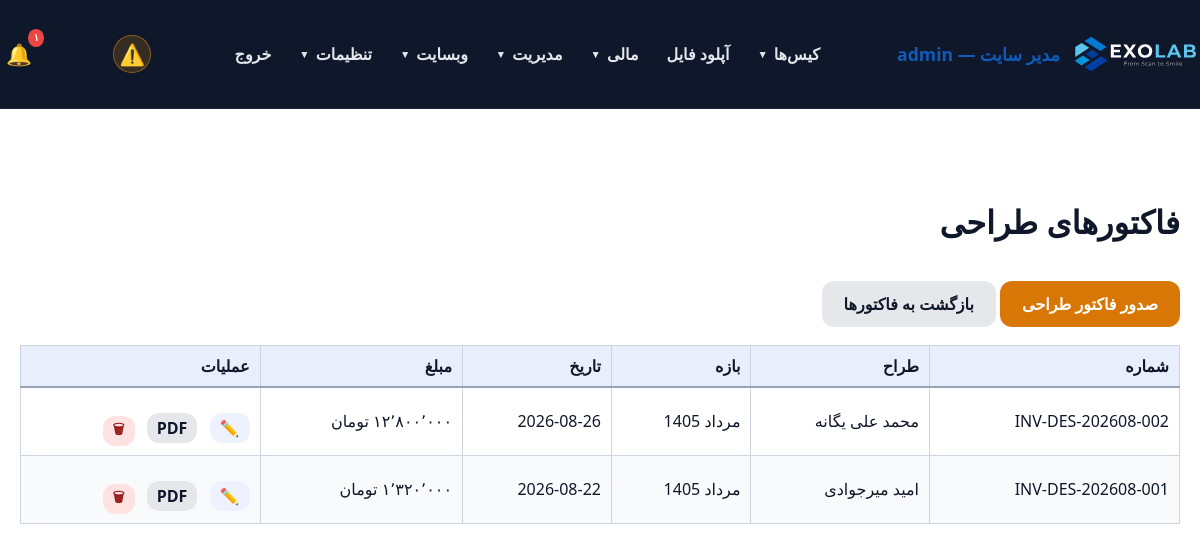
Screenshot of /panel/designer_invoices.php?error=notfound (signed in) with the database file from the repository.
### tables this page shows
CREATE TABLE `users` (
  `id` int(11) NOT NULL AUTO_INCREMENT,
  `username` varchar(100) NOT NULL,
  `password_hash` varchar(255) NOT NULL,
  `full_name` varchar(255) NOT NULL,
  `email` varchar(255) DEFAULT NULL,
  `phone` varchar(20) DEFAULT NULL,
  `role` enum('admin','doctor','staff','secretary','designer','technician','operator','powder','courier','finance','outsource_lab','customer_lab','partner_lab','clinic','branch_admin') NOT NULL DEFAULT 'staff',
  `branch_id` int(11) DEFAULT NULL,
  `clinic_id` int(11) DEFAULT NULL,
  `lab_id` int(11) DEFAULT NULL,
  `is_designer` tinyint(1) NOT NULL DEFAULT 0,
  `is_default_designer` tinyint(1) NOT NULL DEFAULT 0,
  `active` tinyint(1) DEFAULT 1,
  `last_login` datetime DEFAULT NULL,
  `created_at` datetime DEFAULT current_timestamp(),
  `updated_at` datetime DEFAULT current_timestamp() ON UPDATE current_timestamp(),
  `notes` text DEFAULT NULL,
  PRIMARY KEY (`id`),
  UNIQUE KEY `username` (`username`),
  KEY `idx_users_clinic_id` (`clinic_id`),
  KEY `idx_users_is_designer` (`is_designer`),
  CONSTRAINT `fk_users_clinic` FOREIGN KEY (`clinic_id`) REFERENCES `users` (`id`) ON DELETE SET NULL ON UPDATE CASCADE
);

CREATE TABLE `designer_invoices` (
  `id` int(11) NOT NULL AUTO_INCREMENT,
  `branch_id` int(11) DEFAULT NULL,
  `invoice_number` varchar(50) NOT NULL,
  `designer_id` int(11) NOT NULL,
  `total_amount` decimal(15,2) NOT NULL DEFAULT 0.00,
  `payment_status` enum('unpaid','partial','paid') NOT NULL DEFAULT 'unpaid',
  `period_label` varchar(120) DEFAULT NULL,
  `invoice_date` date NOT NULL,
  `notes` text DEFAULT NULL,
  `created_at` timestamp NOT NULL DEFAULT current_timestamp(),
  PRIMARY KEY (`id`),
  KEY `designer_id` (`designer_id`)
);

### panel/db.php (called while the page is built, shortened)
<?php
function db() {
    static $pdo = null;
    if ($pdo === null) {
        try {
            $pdo = Connection::getInstance();
        } catch (Throwable $e) {
            $dbFailMsg = 'db connection failed: ' . $e->getMessage();
            if (function_exists('exolab_log_throttled')) {
                exolab_log_throttled('db_connect_failed', $dbFailMsg, 60);
            } else {
                error_log($dbFailMsg);
            }
            try {
                Connection::reset();
                usleep(150000);
                $pdo = Connection::getInstance();
            } catch (Throwable $e2) {
                $dbFailMsg2 = 'db connection retry failed: ' . $e2->getMessage();
                if (function_exists('exolab_log_throttled')) {
                    exolab_log_throttled('db_connect_failed_retry', $dbFailMsg2, 60);
                } else {
                    error_log($dbFailMsg2);
                }
                dbConnectionFailedResponse();
            }
        }
    }
    return $pdo;
}
function canManageScanAppointments(?array $user = null): bool {
    $user = $user ?: (function_exists('current_user') ? current_user() : null);
    $role = (string) ($user['role'] ?? '');
    if (in_array($role, ['admin', 'branch_admin', 'technician', 'secretary', 'staff'], true)) return true;
    return false;
}
function canViewScanBodyLibrary(?array $user = null): bool {
    $user = $user ?: (function_exists('current_user') ? current_user() : null);
    if (is_admin()) return true;
    return false;
}
function currentBranchId(): ?int {
    $user = current_user();
    if ($user['role'] === 'admin') return null;
    $bid = $user['branch_id'] ?? null;
    return $bid !== null && $bid !== '' ? (int) $bid : null;
}
function getAllDesignerInvoices(): array {
    $bid = currentBranchId();
    $filter = $bid === null ? '' : ' WHERE i.branch_id = ' . (int) $bid;
    $stmt = db()->query('SELECT i.*, u.full_name AS designer_name FROM designer_invoices i LEFT JOIN users u ON i.designer_id = u.id' . $filter . ' ORDER BY i.invoice_date DESC, i.id DESC');
    return $stmt->fetchAll();
}
function getUnreadNotificationCount(int $userId): int {
    $stmt = db()->prepare('SELECT COUNT(*) FROM notifications WHERE user_id = ? AND is_read = 0');
    $stmt->execute([$userId]);
    return (int) $stmt->fetchColumn();
}

### includes/helpers.php (called while the page is built, shortened)
<?php
function toPersianDigits($input) {
    $numbers = ['0','1','2','3','4','5','6','7','8','9'];
    $persian = ['۰','۱','۲','۳','۴','۵','۶','۷','۸','۹'];
    return str_replace($numbers, $persian, $input);
}
function formatAmountToman($value) {
    $clean = preg_replace('/[^\d\.\-]/', '', (string) $value);
    $formatted = number_format((float) round($clean), 0, '.', ',');
    $formatted = str_replace(',', '٬', $formatted);
    return toPersianDigits($formatted) . ' تومان';
}

### panel/designer_invoices.php (the view, shortened to what this page needs)
<?php
require_once __DIR__ . '/auth.php';
require_admin();
$invoices = getAllDesignerInvoices();
panel_layout_start('فاکتورهای طراحی');
?>
<div style="margin-bottom: 18px; display: flex; gap: 10px; flex-wrap: wrap; justify-content: space-between; align-items: center;">
    <div>
        <a class="btn" href="generate_designer_invoice.php" style="background: #d97706; color: #fff;">صدور فاکتور طراحی</a>
        <a class="btn" href="invoices.php" style="background: #E5E7EB; color: #0F172A;">بازگشت به فاکتورها</a>
    </div>
</div>
<?php if (empty($invoices)): ?>
    <p class="empty">هیچ فاکتور طراحی ثبت نشده است.</p>
<?php else: ?>
<table class="datatable display" data-order="2">
    <thead>
    <tr>
        <th>شماره</th>
        <th>طراح</th>
        <th>بازه</th>
        <th>تاریخ</th>
        <th>مبلغ</th>
        <th>عملیات</th>
    </tr>
    </thead>
    <tbody>
    <?php foreach ($invoices as $inv): ?>
        <tr>
            <td><?= htmlspecialchars($inv['invoice_number']) ?></td>
            <td><?= htmlspecialchars($inv['designer_name'] ?? '—') ?></td>
            <td><?= htmlspecialchars($inv['period_label'] ?? '—') ?></td>
            <td><?= toJalaliDateFormatted($inv['invoice_date']) ?></td>
            <td><?= formatAmountToman($inv['total_amount']) ?></td>
            <td class="actions" style="white-space:nowrap;">
                <a class="btn" href="designer_invoice_form.php?id=<?= (int) $inv['id'] ?>" title="ویرایش" style="background:#eef2ff; color:#3730a3; padding:4px 10px; text-decoration:none;">✏️</a>
                <a class="btn" href="designer_invoice_pdf.php?id=<?= (int) $inv['id'] ?>" target="_blank" style="background:#E5E7EB; color:#0F172A; padding:4px 10px; text-decoration:none;">PDF</a>
                <form method="post" action="delete_designer_invoice.php" style="display:inline; margin:0;" onsubmit="return confirm('فاکتور طراحی و آیتم‌های آن حذف شود؟');">
                    <button class="btn" style="background:#fee2e2; color:#991b1b; padding:4px 10px;" title="حذف فاکتور">🗑</button>
                </form>
            </td>
        </tr>
    <?php endforeach; ?>
    </tbody>
</table>
<?php endif; ?>
<?php panel_layout_end(); ?>

### panel/auth.php (shortened to what this page needs)
<?php
require_once __DIR__ . '/db.php';
require_once __DIR__ . '/../includes/helpers.php';
function current_user() {
    static $user = null;
    if ($user !== null) return $user;
    $stmt = db()->prepare('SELECT * FROM users WHERE id = ? AND active = 1 LIMIT 1');
    $stmt->execute([(int)$_SESSION[USER_SESSION_KEY]]);
    $user = $stmt->fetch();
    return $user;
}
function is_logged_in() {
    return current_user() !== null;
}
function is_admin(): bool {
    $user = current_user();
    return $user['role'] === 'admin' || $user['role'] === 'branch_admin';
}
function is_root_admin(): bool {
    $user = current_user();
    return $user && $user['role'] === 'admin';
}
function has_permission($permission) {
    $user = current_user();
    $perms = $GLOBALS['role_permissions'][$user['role']] ?? [];
    return in_array('*', $perms) || in_array($permission, $perms);
}
function require_login() {
    if (!is_logged_in()) {
        $target = getLoginRedirectUrl();
        if ($target !== '') {
            $_SESSION['login_redirect'] = $target;
        }
        header('Location: login.php');
        exit;
    }
}
function require_admin() {
    require_login();
}
function panel_layout_start($title = 'پنل مدیریت') {
    $user = current_user();
    ?>
    <!DOCTYPE html>
    <html lang="fa" dir="rtl">
    <head>
        <link rel="stylesheet" href="../assets/css/style.css">
        <link rel="stylesheet" href="../assets/css/datatables.min.css">
    </head>
    <body>
    <header class="site-header">
        <div class="container" style="justify-content: space-between;">
            <a class="brand" href="dashboard.php">
                <img src="../assets/icons/EXOLAB_LOGO_HORIZENTAL.svg" alt="EXOLAB" class="site-logo">
                <span><?= $user ? htmlspecialchars($user['full_name']) . ' — ' . $user['role'] : 'پنل' ?></span>
            </a>
            <nav class="site-nav" id="siteNav">
                <?php
                $navCanCases  = has_permission('view_all_cases') || has_permission('view_own_cases') || has_permission('view_assigned_cases') || has_permission('view_clinic_cases') || has_role('designer');
                $navCanUpload = $user && in_array($user['role'] ?? '', ['doctor', 'designer', 'admin', 'branch_admin', 'clinic', 'lab', 'outsource_lab', 'customer_lab', 'partner_lab'], true);
                $navCanInv    = has_permission('view_invoices') || has_permission('view_clinic_invoices') || has_permission('view_own_invoices') || is_admin();
                $navCanPay    = has_permission('view_own_payments') || has_permission('view_clinic_payments') || has_permission('view_payments') || is_admin();
                $navIsAdmin   = is_admin();
                $navIsRoot    = is_root_admin();
                ?>
                <?php if ($navCanCases): ?>
                    <div class="nav-group">
                        <button type="button" class="nav-group-toggle" onclick="toggleNavGroup(this)">کیس‌ها <span class="caret">▼</span></button>
                    </div>
                <?php endif; ?>
                <?php if ($navCanUpload): ?>
                    <a class="nav-link" href="uploads.php">آپلود فایل</a>
                <?php endif; ?>
                <?php if ($navCanInv || $navCanPay || $navIsAdmin): ?>
                    <div class="nav-group">
                        <button type="button" class="nav-group-toggle" onclick="toggleNavGroup(this)">مالی <span class="caret">▼</span></button>
                    </div>
                <?php endif; ?>
                <?php if ($navIsAdmin): ?>
                    <div class="nav-group">
                        <button type="button" class="nav-group-toggle" onclick="toggleNavGroup(this)">مدیریت <span class="caret">▼</span></button>
                    </div>
                    <div class="nav-group">
                        <button type="button" class="nav-group-toggle" onclick="toggleNavGroup(this)">وبسایت <span class="caret">▼</span></button>
                    </div>
                <?php endif; ?>
                <?php if ($navIsRoot || $user): ?>
                    <div class="nav-group">
                        <button type="button" class="nav-group-toggle" onclick="toggleNavGroup(this)">تنظیمات <span class="caret">▼</span></button>
                    </div>
                <?php endif; ?>
                <a class="nav-link" href="logout.php">خروج</a>
            </nav>
            <?php if ($user): $notifCount = getUnreadNotificationCount($user['id']); $notifImportantCount = getUnreadImportantNotificationCount($user['id']); ?>
                <a href="notifications.php?scope=important" class="notif-bell notif-bell-important" title="اعلان‌های مهم (کامنت جدید و تغییر وضعیت)" aria-label="اعلان‌های مهم" style="position:relative; margin-right:6px;">
                    <span class="notif-bell-icon" style="font-size:1.3rem;">⚠️</span>
                </a>
                <a href="notifications.php" class="notif-bell" title="همهٔ اعلان‌ها" aria-label="همهٔ اعلان‌ها" style="position:relative; margin-right:10px;">
                    <span class="notif-bell-icon" style="font-size:1.3rem;">🔔</span>
                    <?php if ($notifCount > 0): ?>
                        <span class="notif-bell-badge badge-normal"><?= toPersianDigits($notifCount > 99 ? '99+' : $notifCount) ?></span>
                    <?php endif; ?>
                </a>
            <?php endif; ?>
        </div>
    </header>
    <main class="section">
        <div class="container">
            <h2><?= htmlspecialchars($title) ?></h2>
    <?php
}
function panel_layout_end() {
    ?>
        </div>
    </main>
    </body>
    </html>
    <?php
}

### assets/css/style.css (style rules this page uses)
body { margin: 0; font-family: 'Segoe UI', Tahoma, Geneva, Verdana, sans-serif; background: #FFFFFF; color: #0F172A; direction: rtl; text-align: right; }
a { color: #0f5cba; text-decoration: none; }
.container { max-width: 1900px; margin: 0 auto; padding: 0 20px; }
.site-header { background: #0F172A; color: #ffffff; position: sticky; top: 0; z-index: 10; border-bottom: 1px solid rgba(255, 255, 255, 0.06); }
.site-header .container { display: flex; align-items: center; justify-content: space-between; flex-wrap: wrap; gap: 12px; padding: 18px 0; }
.brand { display: flex; align-items: center; gap: 12px; font-size: 1.1rem; font-weight: 700; }
.site-logo { height: 72px; display: inline-block; }
.site-nav { display: flex; align-items: center; gap: 4px; flex-wrap: wrap; }
.site-nav a, .nav-group-toggle { color: #E5E7EB; font-weight: 600; }
.nav-link { padding: 9px 12px; border-radius: 8px; text-decoration: none; transition: background .15s; }
.notif-bell { display: inline-flex; align-items: center; justify-content: center; width: 38px; height: 38px; border-radius: 50%; transition: background .15s, transform .15s; }
.notif-bell-icon { display: inline-block; line-height: 1; transition: transform .15s; }
.notif-bell-important { background: rgba(245, 158, 11, 0.16); box-shadow: inset 0 0 0 1px rgba(245, 158, 11, 0.45); }
.notif-bell-important .notif-bell-icon { color: #FBBF24; }
.notif-bell-badge { position: absolute; top: -6px; right: -6px; color: #fff; font-size: 0.65rem; padding: 1px 5px; border-radius: 50%; font-weight: bold; line-height: 1.5; }
.notif-bell-badge.badge-normal { background: #ef4444; }
.nav-group { position: relative; }
.nav-group-toggle { background: transparent; border: none; padding: 9px 12px; border-radius: 8px; cursor: pointer; font-size: 1rem; display: inline-flex; align-items: center; gap: 6px; font-family: inherit; }
.nav-group-toggle .caret { font-size: 0.65rem; transition: transform .2s; }
.btn { display: inline-block; background: #06B6D4; color: #0F172A; padding: 12px 22px; border-radius: 12px; margin-top: 16px; font-weight: 700; text-decoration: none; }
.section { padding: 64px 0; }
.section h2 { margin-bottom: 22px; font-size: 2rem; }
form { margin-top: 12px; }
button { background: #0f5cba; color: #fff; border: none; border-radius: 12px; padding: 13px 20px; font-weight: 700; cursor: pointer; }
table { width: 100%; border-collapse: collapse; background: #fff; }
th, td { padding: 9px 10px; border: 1px solid #cbd5e1; }
tbody tr:nth-child(even) { background: #f8fafc; }
th { background: #e8eefb; border-bottom: 2px solid #94a3b8; text-align: right; font-weight: 700; }
.actions a, .actions form { display: inline-block; margin-left: 8px; }

### rows the page displays
users: full_name "مدیر سایت", role "admin"
designer_invoices: invoice_number "INV-DES-202608-002", users.full_name "محمد علی یگانه", period_label "مرداد 1405", invoice_date "2026-08-26", total_amount "۱۲٬۸۰۰٬۰۰۰ تومان"
designer_invoices: invoice_number "INV-DES-202608-001", users.full_name "امید میرجوادی", period_label "مرداد 1405", invoice_date "2026-08-22", total_amount "۱٬۳۲۰٬۰۰۰ تومان"

### other values shown
toPersianDigits($notifCount > 99 ? '99+' : $notifCount) "۱"
$title "فاکتورهای طراحی"
